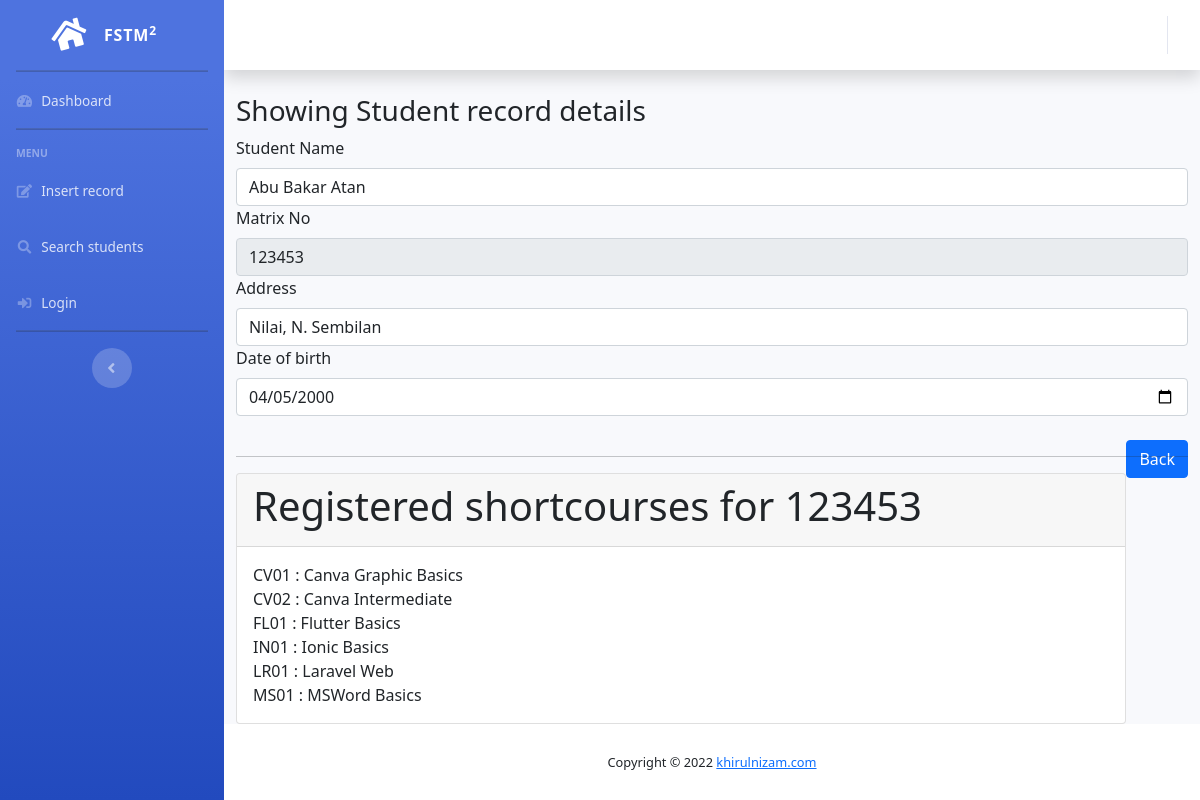
The app's page /formshow.php?x=3 with its own data.
### tables this page shows
CREATE TABLE IF NOT EXISTS `students` (
  `id` int(11) unsigned NOT NULL AUTO_INCREMENT,
  `matrixno` varchar(10) NOT NULL,
  `name` varchar(50) DEFAULT NULL,
  `address` blob,
  `dob` date DEFAULT NULL,
  `programcode` varchar(6) DEFAULT NULL,
  `rshortcourses` varchar(255) DEFAULT NULL,
  `codefaculty` varchar(50) DEFAULT NULL,
  PRIMARY KEY (`matrixno`),
  KEY `id` (`id`)
);

CREATE TABLE IF NOT EXISTS `shortcourses` (
  `id` int(11) NOT NULL AUTO_INCREMENT,
  `sccode` varchar(10) NOT NULL,
  `sctitle` varchar(100) DEFAULT NULL,
  `scdesc` varchar(200) DEFAULT NULL,
  `sctrainer` varchar(100) DEFAULT NULL,
  `scdate` date DEFAULT NULL,
  `sctime` time DEFAULT NULL,
  PRIMARY KEY (`sccode`),
  KEY `id` (`id`)
);

### formshow.php (the view)
<?php
include "include/header.template.php";
include "include/dbconnect.php";
$x=$_GET['x'];
$sql="SELECT * FROM students
	WHERE id='$x' ";
$result=mysqli_query($conn,$sql);
if(mysqli_num_rows($result)==0){
	echo "<div class='alert alert-warning'>";
	echo " No with id:$x record found</div>";
	$name="";
	$matrixno="";
	$address="";
	$dob="";
}
else{
	$record=mysqli_fetch_assoc($result);
	$name=$record['name'];
	$matrixno=$record['matrixno'];
	$address=$record['address'];
	$dob=$record['dob'];
}
?>
<h3>Showing Student record details</h3>
<form>
	<label for="name">Student Name</label>
	<input type="text" name="name" class="form-control"
		value="<?php echo $name; ?>">
	<label for="matrixno">Matrix No</label>
	<input type="text" name="matrixno" class="form-control"
	readonly
	value="<?php echo $matrixno; ?>">
	<label for="address">Address</label>
	<input type="text" name="address" class="form-control"
		value="<?php echo $address; ?>">
	<label for="dob">Date of birth</label>
	<input type="date" name="dob" class="form-control"
		value="<?php echo $dob; ?>"><br>
	<div class="float-right">
		<button type="button" class ="btn btn-primary"
		onclick="window.history.back();">
		Back</button>
	</div>
</form>
<hr>
<?php
include "displayregshortcourses.php";
include "include/footer.template.php";
?>

### displayregshortcourses.php (shortened to what this page needs)
<?php
$sqlreg="SELECT
students.name AS name,
students.matrixno AS matrixno,
shortcourses.sccode AS sccode, sctitle
FROM
students, students_register_scourses, shortcourses
WHERE
students.matrixno='$matrixno'
AND
students.matrixno = students_register_scourses.matrixno
AND
students_register_scourses.sccode = shortcourses.sccode";
$rsreg=mysqli_query($conn, $sqlreg);
?>
<div class="card">
    <div class="card-header">
        <h1> Registered shortcourses for
        <?php echo $matrixno ?></h1>
    </div>
    <div class="card-body">
        <?php
        if(mysqli_num_rows($rsreg)==0){
            echo "Student has not registered any shortcourses,
            <a href='form-students-register-scourses.php?matrixno=$matrixno'>
            REGISTER SHORTCOURSES HERE</a>";
        }
        else{
            while($recreg=mysqli_fetch_assoc($rsreg)){
                $sccode=$recreg['sccode'];
                $sctitle=$recreg['sctitle'];
                echo "$sccode : $sctitle <br>";
            }
        }
       ?>
    </div>
</div>

### records on screen
students: name "Abu Bakar Atan", matrixno "123453", address "Nilai, N. Sembilan", dob "04/05/2000", shortcourses.sccode "CV01", shortcourses.sctitle "Canva Graphic Basics", shortcourses.sccode "CV02", shortcourses.sctitle "Canva Intermediate", shortcourses.sccode "FL01", shortcourses.sctitle "Flutter Basics", shortcourses.sccode "IN01", shortcourses.sctitle "Ionic Basics", shortcourses.sccode "LR01", shortcourses.sctitle "Laravel Web", shortcourses.sccode "MS01", shortcourses.sctitle "MSWord Basics"

### other values on screen
date ("Y") "2022"
